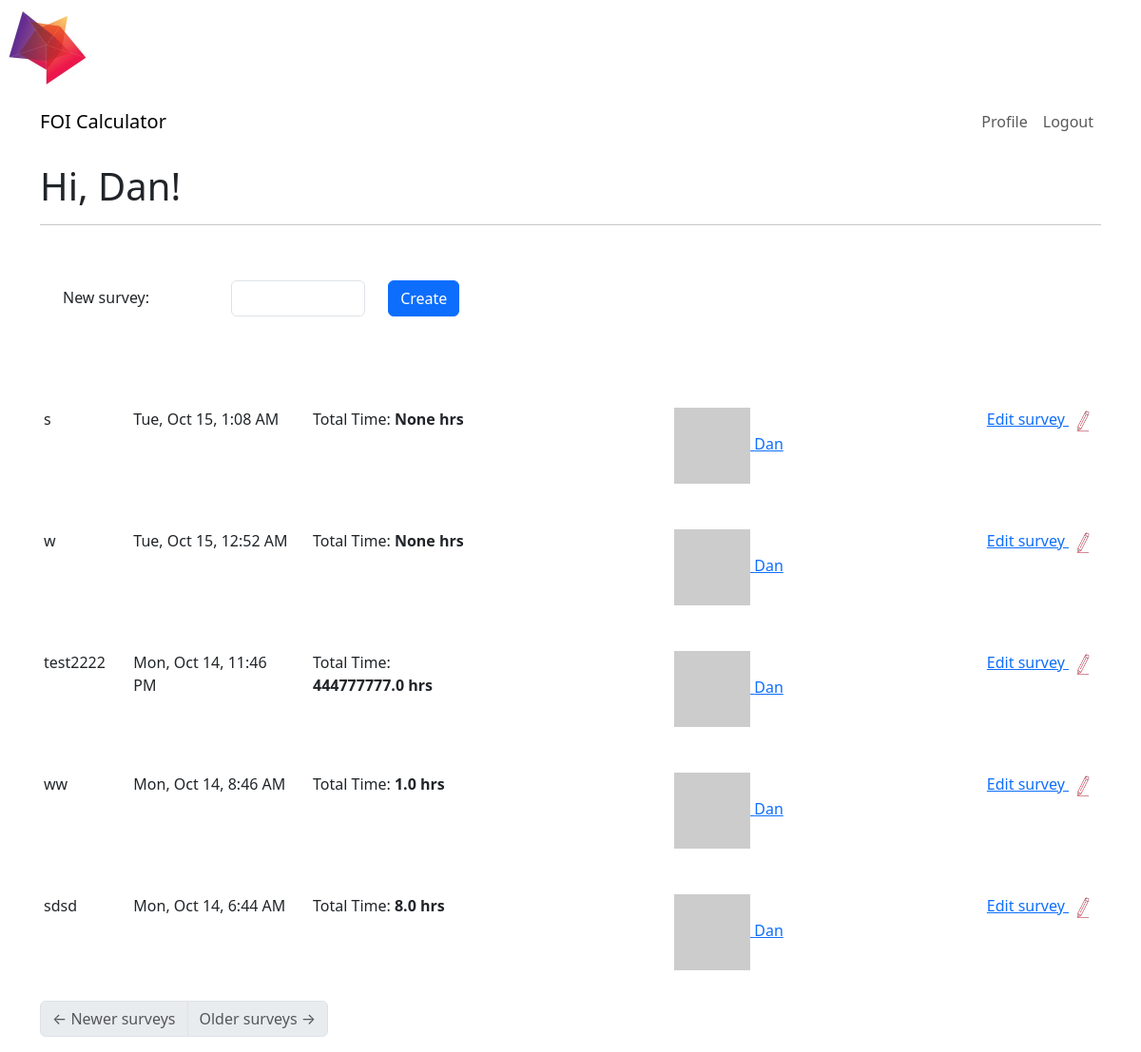
/index_survey (signed in), run on an earlier commit of the app's database.
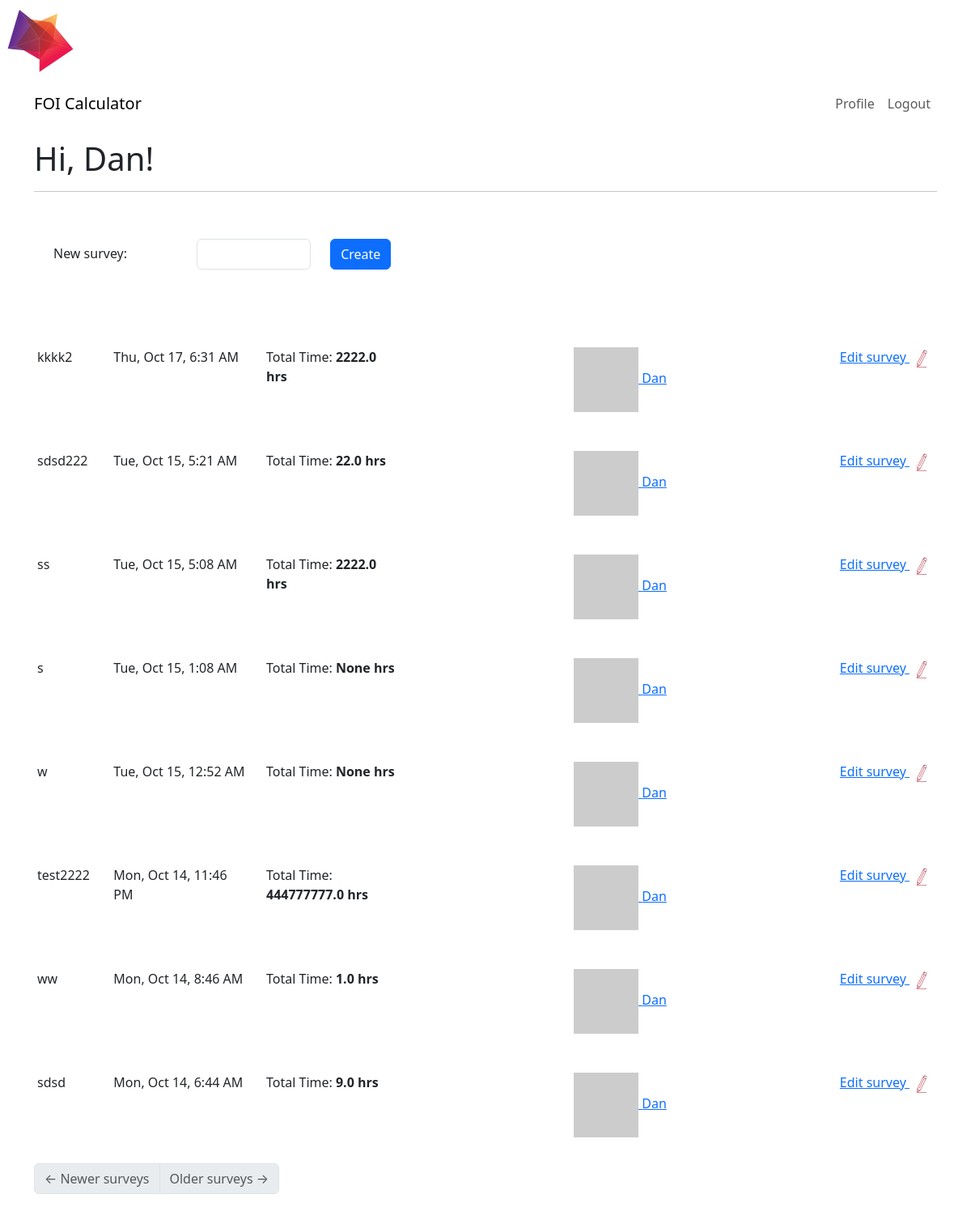
And on a later commit of the database.
### app/models.py (models this page shows, shortened)
class User(UserMixin, db.Model):
    id: so.Mapped[int] = so.mapped_column(primary_key=True)
    username: so.Mapped[str] = so.mapped_column(sa.String(64), index=True,
                                                unique=True)
    email: so.Mapped[str] = so.mapped_column(sa.String(120), index=True,
                                             unique=True)
    password_hash: so.Mapped[Optional[str]] = so.mapped_column(sa.String(256))
    about_me: so.Mapped[Optional[str]] = so.mapped_column(sa.String(140))
    last_seen: so.Mapped[Optional[datetime]] = so.mapped_column(
        default=lambda: datetime.now(timezone.utc))
    posts: so.WriteOnlyMapped['Post'] = so.relationship(
        back_populates='author')
    surveys: so.WriteOnlyMapped['Survey'] = so.relationship(
        back_populates='author')
    following: so.WriteOnlyMapped['User'] = so.relationship(
        secondary=followers, primaryjoin=(followers.c.follower_id == id),
        secondaryjoin=(followers.c.followed_id == id),
        back_populates='followers')
    followers: so.WriteOnlyMapped['User'] = so.relationship(
        secondary=followers, primaryjoin=(followers.c.followed_id == id),
        secondaryjoin=(followers.c.follower_id == id),
        back_populates='following')
    def avatar(self, size):
        digest = md5(self.email.lower().encode('utf-8')).hexdigest()
        return f'https://www.gravatar.com/avatar/{digest}?d=identicon&s={size}'
    def following_surveys(self):
        Author = so.aliased(User)
        return (
            sa.select(Survey)
            .join(Survey.author.of_type(Author))
            .where(sa.or_(
                Author.id == self.id,
            ))
            .group_by(Survey)
            .order_by(Survey.timestamp.desc())
        )

class Survey(db.Model):
    id: so.Mapped[int] = so.mapped_column(primary_key=True, autoincrement=True)
    timestamp: so.Mapped[datetime] = so.mapped_column(
        index=True, default=lambda: datetime.now(timezone.utc))
    user_id: so.Mapped[int] = so.mapped_column(sa.ForeignKey(User.id),
                                               index=True)
    author: so.Mapped[User] = so.relationship(back_populates='surveys')
    survey_name: so.Mapped[str] = so.mapped_column(sa.String(140), nullable=False, default="Untitled Survey")
    exemptions: so.WriteOnlyMapped['Exemption'] = so.relationship(
        back_populates='author')
    field1: so.Mapped[float] = so.mapped_column(sa.Float,nullable=True)
    comment1: so.Mapped[str] = so.mapped_column(sa.String(140), nullable=True)
    field2: so.Mapped[float] = so.mapped_column(sa.Float,nullable=True)
    comment2: so.Mapped[str] = so.mapped_column(sa.String(140),nullable=True)
    field3: so.Mapped[float] = so.mapped_column(sa.Float,nullable=True)
    comment3: so.Mapped[str] = so.mapped_column(sa.String(140),nullable=True)
    field4: so.Mapped[float] = so.mapped_column(sa.Float,nullable=True)
    comment4: so.Mapped[str] = so.mapped_column(sa.String(140),nullable=True)
    field5: so.Mapped[float] = so.mapped_column(sa.Float,nullable=True)
    comment5: so.Mapped[str] = so.mapped_column(sa.String(140),nullable=True)
    field6: so.Mapped[float] = so.mapped_column(sa.Float,nullable=True)
    comment6: so.Mapped[str] = so.mapped_column(sa.String(140),nullable=True)
    field7: so.Mapped[float] = so.mapped_column(sa.Float,nullable=True)
    comment7: so.Mapped[str] = so.mapped_column(sa.String(140),nullable=True)
    field8: so.Mapped[float] = so.mapped_column(sa.Float,nullable=True)
    comment8: so.Mapped[str] = so.mapped_column(sa.String(140),nullable=True)
    field9: so.Mapped[float] = so.mapped_column(sa.Float,nullable=True)
    comment9: so.Mapped[str] = so.mapped_column(sa.String(140),nullable=True)
    field10: so.Mapped[float] = so.mapped_column(sa.Float,nullable=True)
    comment10: so.Mapped[str] = so.mapped_column(sa.String(140),nullable=True)
    field11: so.Mapped[float] = so.mapped_column(sa.Float,nullable=True)
    field12: so.Mapped[float] = so.mapped_column(sa.Float,nullable=True)
    comment12: so.Mapped[str] = so.mapped_column(sa.String(140),nullable=True)
    field13: so.Mapped[float] = so.mapped_column(sa.Float,nullable=True)
    comment13: so.Mapped[str] = so.mapped_column(sa.String(140),nullable=True)
    field14: so.Mapped[float] = so.mapped_column(sa.Float,nullable=True)
    comment14: so.Mapped[str] = so.mapped_column(sa.String(140),nullable=True)
    field15: so.Mapped[float] = so.mapped_column(sa.Float,nullable=True)
    comment15: so.Mapped[str] = so.mapped_column(sa.String(140),nullable=True)
    field16: so.Mapped[float] = so.mapped_column(sa.Float,nullable=True)
    comment16: so.Mapped[str] = so.mapped_column(sa.String(140),nullable=True)
    field17: so.Mapped[float] = so.mapped_column(sa.Float,nullable=True)
    comment17: so.Mapped[str] = so.mapped_column(sa.String(140),nullable=True)
    field18: so.Mapped[float] = so.mapped_column(sa.Float,nullable=True)
    comment18: so.Mapped[str] = so.mapped_column(sa.String(140),nullable=True)
    field19: so.Mapped[float] = so.mapped_column(sa.Float,nullable=True)
    comment19: so.Mapped[str] = so.mapped_column(sa.String(140),nullable=True)
    result: so.Mapped[float] = so.mapped_column(sa.Float,nullable=True)
    def friendly_timestamp(self):
        return self.timestamp.replace(tzinfo=timezone.utc).astimezone(tz=None).strftime("%a, %b %-d, %-I:%M %p")

### app/routes.py (the view, shortened to what this page needs)
@app.route('/index_survey', methods=['GET', 'POST'])
@login_required
def index_survey():
    form = SurveyForm()
    page = request.args.get('page', 1, type=int)
    surveys = db.paginate(current_user.following_surveys(), page=page,
                        per_page=app.config['POSTS_PER_PAGE'], error_out=False)
    next_url = url_for('index_survey', page=surveys.next_num) \
        if surveys.has_next else None
    prev_url = url_for('index_survey', page=surveys.prev_num) \
        if surveys.has_prev else None
    return render_template('index_survey.html', title='Home',
                           surveys=surveys.items, next_url=next_url,
                           prev_url=prev_url,form=form)

### app/forms.py
class SurveyForm(FlaskForm):
    survey_name = StringField('Name', validators=[DataRequired(),Length(min=0, max=140)])
    submit = SubmitField('Create')

### app/models.py (called while the page is built)
@login.user_loader
def load_user(id):
    return db.session.get(User, int(id))

### app/routes.py (called while the page is built)
@app.before_request
def before_request():
    if current_user.is_authenticated:
        current_user.last_seen = datetime.now(timezone.utc)
        db.session.commit()

### app/templates/index_survey.html
{% extends "base.html" %}
{% import "form_layouts.html" as wtf %}
{% block content %}
    <h1>Hi, {{ current_user.username }}!</h1>
    <hr>
    <br>
    <nav aria-label="Post navigation">
        <ul class="pagination">
            <li class="page-item">
                {% if form %}
                {{ wtf.new_survey_form(form) }}
                {% endif %}
            </li>
        </ul>
    </nav>
    {% for survey in surveys %}
        {% include '_survey.html' %}
    {% endfor %}
    <nav aria-label="Post navigation">
        <ul class="pagination">
            <li class="page-item{% if not prev_url %} disabled{% endif %}">
                <a class="page-link" href="{{ prev_url }}">
                    <span aria-hidden="true">&larr;</span> Newer surveys
                </a>
            </li>
            <li class="page-item{% if not next_url %} disabled{% endif %}">
                <a class="page-link" href="{{ next_url }}">
                    Older surveys <span aria-hidden="true">&rarr;</span>
                </a>
            </li>
        </ul>
    </nav>
{% endblock %}

### app/templates/base.html (shortened to what this page needs)
<!doctype html>
<html lang="en">
  <head>
    <link
        href="https://cdn.jsdelivr.net/npm/bootstrap@5.3.2/dist/css/bootstrap.min.css"
        rel="stylesheet"
>
  </head>
  <body>
    <img style="width:100px"src="{{ url_for('static', filename='images/logo-2.jpeg') }}" class="image" />
    <nav style="background-color:rgb(255, 255, 255) !important" class="navbar navbar-expand-lg bg-body-tertiary">
      <div class="container">
        <a class="navbar-brand" href="{{ url_for('index_survey') }}">FOI Calculator</a>
        <div class="collapse navbar-collapse" id="navbarSupportedContent">
          <ul class="navbar-nav mb-2 mb-lg-0">
            {% if current_user.is_anonymous %}
            <li class="nav-item">
              <a class="nav-link" aria-current="page" href="{{ url_for('login') }}">Login</a>
            </li>
            {% else %}
            <li class="nav-item">
              <a class="nav-link" aria-current="page" href="{{ url_for('user', username=current_user.username) }}">Profile</a>
            </li>
            <li class="nav-item">
              <a class="nav-link" aria-current="page" href="{{ url_for('logout') }}">Logout</a>
            </li>
            {% endif %}
          </ul>
        </div>
      </div>
    </nav>
    <div class="container mt-3">
      {% block content %}{% endblock %}
    </div>
  </body>
</html>

### app/templates/form_layouts.html (shortened to what this page needs)
{% macro survey_field(field, autofocus) %}
        {%- if field.type == 'BooleanField' %}
              <div class="form-check mb-3">
                {{ field(class='form-check-input') }}
                {{ field.label(class='form-check-label') }}
              </div>
        {%- elif field.type == 'StringField' %}
            <div class="mb-3">
              {% if autofocus %}
                {{ field(class='form-control' + (' is-invalid' if field.errors else ''), autofocus=True) }}
              {% else %}
                {{ field(class='form-control' + (' is-invalid' if field.errors else '')) }}
              {% endif %}
            </div>
        {%- elif field.type == 'SubmitField' %}
            {{ field(class='btn btn-primary mb-3') }}
        {%- endif %}
{% endmacro %}
{% macro new_survey_form(form, action="", method="post", id="", novalidate=False) %}
    <form
      {%- if action != None %} action="{{ action }}"{% endif -%}
      {%- if method %} method="{{ method }}"{% endif %}
      {%- if novalidate %} novalidate{% endif -%}>
      {% set ns = namespace(first_field=true) %}
          <div class="container">
              <div class="row pb-5 align-items-end">
                    <div class="p-4 col">
                        New survey:
                    </div>
                    <div class="col">
                          {% if form.survey_name.widget.input_type != 'hidden' -%}
                            {{ survey_field(form.survey_name) }}
                          {%- endif %}
                    </div>
                    <div class="col">
                          {% if form.submit.widget.input_type != 'hidden' -%}
                            {{ survey_field(form.submit) }}
                          {%- endif %}
                    </div>
              </div>
          </div>
    </form>
{% endmacro %}

### app/templates/_survey.html
    <table class="table table-hover">
        <div class="p-3 row">
            <div class="p-0 col">
                <div class="p-0 row">
                    <div  class="col-lg-1 col-md-1 col-sm-3 col-1">
                        {{ survey.survey_name}}
                    </div>
                    <div style="background-color:rgb(255, 255, 255);text-align: left;"class="col-lg-2 col-md-2 col-sm-3 col-2">
                        {{ survey.friendly_timestamp()}}
                    </div>
                    <div  class="col-lg-2 col-md-2 col-sm-3 col-2">
                         Total Time: <b>{{ survey.result}} hrs</b>
                    </div>
                    <div style="text-align:right; background-color:rgb(255, 255, 255); text-align: right;" class="col-lg-7 col-md-7 col-sm-3 col-7">
                        <div class="row">
                            <div class="col">
                                <a class="" href="{{ url_for('user', username=survey.author.username) }}">
                                    <img src="{{ survey.author.avatar(25) }}" />
                                    {{ survey.author.username }}
                                </a>
                            </div>
                            <div class="col">
                                <a style="vertical-align: top;" href="{{ url_for('edit_survey', id=survey.id) }}">
                                    Edit survey
                                </a>
                                <a class="" href="{{ url_for('edit_survey', id=survey.id) }}">
                                    <img style="width:30px" src="{{ url_for('static', filename='images/edit3.png') }}" />
                                </a>
                            </div>
                        </div>
                    </div>
                </div>
            </div>
        </div>
    </table>

What changed in the data, as far as the page shows it:
added Survey: survey_name "kkkk2", friendly_timestamp "Thu, Oct 17, 6:31 AM", result "2222.0", author.username "Dan"
added Survey: survey_name "sdsd222", friendly_timestamp "Tue, Oct 15, 5:21 AM", result "22.0", author.username "Dan"
added Survey: survey_name "ss", friendly_timestamp "Tue, Oct 15, 5:08 AM", result "2222.0", author.username "Dan"
changed Survey "sdsd": result "8.0" → "9.0"
